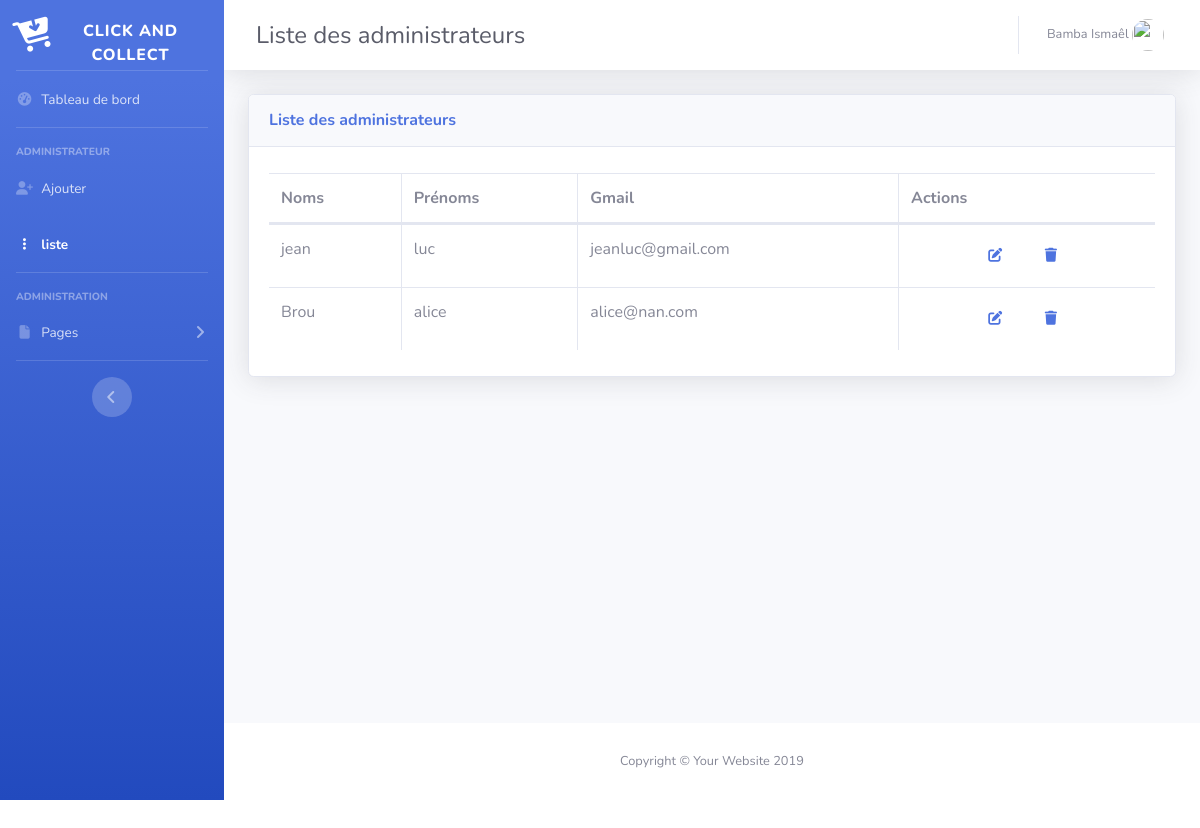
Screenshot of /admin/list_admin.php (signed in) with the database file from the repository.
### tables this page shows
CREATE TABLE `utilisateur` (
  `nom` varchar(42) NOT NULL,
  `prenom` varchar(42) NOT NULL,
  `login` varchar(42) NOT NULL,
  `mdp` varchar(42) NOT NULL,
  `id_acces` int(11) NOT NULL
);

### admin/list_admin.php (the view, shortened to what this page needs)
<?php
    $db = Database::connect();
    $recup = $db-> prepare("SELECT * FROM utilisateur WHERE login=?");
    $recup->execute(array($_SESSION['use']));
    $affiche = $recup->fetch();
    if (isset($_SESSION['CONNECT']) AND $_SESSION['CONNECT']=='OK'){
?>
<!DOCTYPE html>
<html lang="fr">
<head>
    <link href="vendor/fontawesome-free/css/all.min.css" rel="stylesheet" type="text/css">
    <link href="css/sb-admin-2.min.css" rel="stylesheet">
    <link href="vendor/datatables/dataTables.bootstrap4.min.css" rel="stylesheet">
</head>
<body id="page-top">
    <div id="wrapper">
        <ul class="navbar-nav bg-gradient-primary sidebar sidebar-dark accordion" id="accordionSidebar">
            <a class="sidebar-brand d-flex align-items-center justify-content-center" href="index.php">
                <div class="sidebar-brand-icon rotate-n-15">
                    <i class="fas fa-cart-arrow-down"></i>
                </div>
                <div class="sidebar-brand-text mt-3">Click And Collect </div>
            </a>
            <hr class="sidebar-divider my-0">
            <li class="nav-item">
                <a class="nav-link" href="index.php">
                    <i class="fas fa-fw fa-tachometer-alt"></i>
                    <span>Tableau de bord</span></a>
            </li>
            <hr class="sidebar-divider">
            <div class="sidebar-heading">
                Administrateur
            </div>
            <li class="nav-item">
                <a class="nav-link collapsed" href="register.php">
                    <i class="fas fa-fw fa-user-plus"></i>
                    <span> Ajouter </span>
                </a>
            </li>
            <li class="nav-item active">
                <a class="nav-link collapsed" href="list_admin.php">
                    <i class="fas fa-fw fas fa-ellipsis-v"></i>
                    <span> liste </span>
                </a>
            </li>
            <hr class="sidebar-divider">
            <div class="sidebar-heading">
                Administration
            </div>
            <li class="nav-item">
                <a class="nav-link collapsed" href="#" data-toggle="collapse" data-target="#collapsePages" aria-expanded="true" aria-controls="collapsePages">
                    <i class="fas fa-fw fa-file"></i>
                    <span>Pages</span>
                </a>
            </li>
            <hr class="sidebar-divider d-none d-md-block">
            <div class="text-center d-none d-md-inline">
                <button class="rounded-circle border-0" id="sidebarToggle"></button>
            </div>
        </ul>
        <div id="content-wrapper" class="d-flex flex-column">
            <div id="content">
                <nav class="navbar navbar-expand navbar-light bg-white topbar mb-4 static-top shadow">
                    <form class="d-none d-sm-inline-block form-inline mr-auto ml-md-3 my-2 my-md-0 mw-100 navbar-search">
                        <div class="input-group">
                            <div class="d-sm-flex align-items-center justify-content-between mb-4">
                                <h1 class="h4 mb-0 text-gray-800 mt-4">Liste des administrateurs</h1>
                            </div>
                        </div>
                    </form>
                    <ul class="navbar-nav ml-auto">
                        <li class="nav-item dropdown no-arrow">
                            <a class="nav-link dropdown-toggle" href="#" id="userDropdown" role="button" data-toggle="dropdown" aria-haspopup="true" aria-expanded="false">
                                <span class="mr-2 d-none d-lg-inline text-gray-600 small"> <?= $affiche['nom'].' '.$affiche['prenom']; ?>
                                <img class="img-profile rounded-circle" src="https://www.ideaelan.com/images/uploads/2016/11/super-admin-icon.jpg">
                            </a>
                        </li>
                    </ul>
                </nav>
                <div class="container-fluid">
                    <div class="card shadow mb-4">
                        <div class="card-header py-3">
                            <h6 class="m-0 font-weight-bold text-primary">Liste des administrateurs</h6>
                        </div>
                        <div class="card-body">
                            <div class="table-responsive">
                                <table class="table table-bordered" id="dataTable" width="100%" cellspacing="0">
                                    <thead>
                                        <tr>
                                            <th>Noms</th>
                                            <th>Prénoms</th>
                                            <th>Gmail</th>
                                            <th>Actions</th>
                                        </tr>
                                    </thead>
                                    <tbody>
                                    <?php
                                        try
                                        {
                                            $bdd = new PDO('mysql:host=localhost;dbname=clickandcollect', 'root', '');
                                        }
                                        catch(Exception $e)
                                        {
                                            die('Erreur : '.$e->getMessage());
                                        }
                                        $reponse = $bdd->query('SELECT * FROM utilisateur WHERE id_acces=2');
                                        ?>
                                        <?php
                                        while($donnees = $reponse->fetch()){
                                        ?>
                                        <tr>
                                            <td><?php echo $_SESSION['nom'] = $donnees['nom'];?></td>
                                            <td><?php echo $_SESSION['prenom'] = $donnees['prenom'];?></td>
                                            <td><?php echo $donnees['login'];?></td>
                                            <td class="text-center">
                                                <button class="btn btn-link" data-toggle="modal" data-toggle="modal" data-target="#inlineForm"><a href="#?msg=<?php echo $_SESSION['prs'] = $donnees['login']; ?>"><i class="fas fa-edit fa-sm fa-fw mr-2 fa-2x"></a></i></button>
                                                <button class="btn btn-link" data-toggle="modal" data-toggle="modal" data-target="#warning"><a href="traitement_delete.php?msg=<?php echo $donnees['login']; ?>"><i class="fas fa-trash fa-sm fa-fw mr-2 fa-2x"></a></i></button>
                                            </td>
                                        </tr>
                                        <?php
                                            }
                                        ?>
                                    </tbody>
                                </table>
                            </div>
                        </div>
                    </div>
                </div>
            </div>
            <footer class="sticky-footer bg-white">
                <div class="container my-auto">
                    <div class="copyright text-center my-auto">
                        <span>Copyright &copy; Your Website 2019 </span>
                    </div>
                </div>
            </footer>
        </div>
    </div>
</body>
</html>
<?php
    }
    else
    {
        header("location:login.php");
    }
?>

### rows the page displays
utilisateur: nom "Bamba", prenom "Ismaêl"
utilisateur: nom "jean", prenom "luc", login "jeanluc@gmail.com"
utilisateur: nom "Brou", prenom "alice", login "alice@nan.com"
